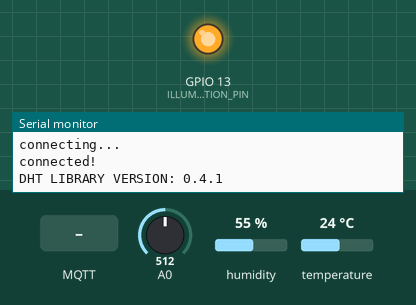
A sketch run on a simulated ESP8266 (NodeMCU). Parts: output pins drawn as LEDs (lit = HIGH), the last lines printed to the serial monitor. The inputs (shaded band) are chosen by the test bench; at power-on: A0 = 512, humidity 55 %, temperature 24 °C. WiFi joins after 1.5 s; servers stay silent unless stated; no MQTT or app messages arrive unless stated.

Above: at 3.2 s.
3.3 s: MQTT message "/COLLECT_STATUS" arrives on the second subscribed topic
At 4.5 s:
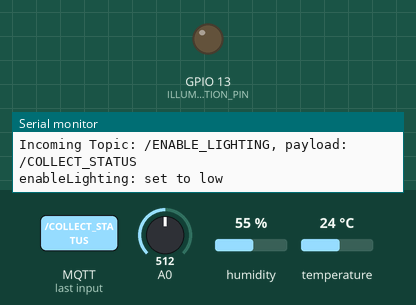
5.5 s: MQTT message "/COLLECT_STATUS" arrives on the first subscribed topic
7.5 s: MQTT message "/ENABLE_WATERING" arrives on the first subscribed topic
Timing chart, 0 to 10.5 s (numbered marks = the images above; inputs shaded):
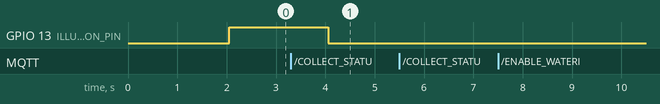

The sketch:

smart-pot-device.ino
```cpp
// This example uses an Adafruit Huzzah ESP8266
// to connect to shiftr.io.
//
// You can check on your device after a successful
// connection here: https://shiftr.io/try.
//
// by Joël Gähwiler
// https://github.com/256dpi/arduino-mqtt

#include <ESP8266WiFi.h>
#include <MQTT.h>
#include <dht11.h>
#include <ArduinoJson.h>

dht11 DHT;
#define DHT11_PIN 16
#define SOIL_HUMIDITY_PIN 0
#define ILLUMINATION_PIN 13

const char ssid[] =  "Кислород";
const char pass[] =  "Czkxd0308bnexzK";

WiFiClient net;
MQTTClient client;

unsigned long lastMillis = 0;
boolean collectDataReceived = false;
boolean enableWateringReceived = false;
boolean enableLighting = false;
boolean enableLightingReceived = false;

void setup() {
  Serial.begin(115200);
  WiFi.begin(ssid, pass);

  // Note: Local domain names (e.g. "Computer.local" on OSX) are not supported by Arduino.
  // You need to set the IP address directly.
  client.begin("broker.shiftr.io", net);
  client.onMessage(processMessage);
  connect();

  Serial.print("DHT LIBRARY VERSION: ");
  Serial.println(DHT11LIB_VERSION);

  pinMode(ILLUMINATION_PIN, OUTPUT);         //Set Pin13 as light output
  digitalWrite(ILLUMINATION_PIN, HIGH);
}

void processMessage(String &topic, String &payload) {
  if (topic == "/COLLECT_STATUS") {
    collectDataReceived = true;
  } else if (topic == "/ENABLE_WATERING") {
    enableWateringReceived = true;
  } else if (topic == "/ENABLE_LIGHTING") {
    enableLighting = payload == "true";
    enableLightingReceived = true;
  } else {
    Serial.print("Unknown topic was recieved:");
  }
  Serial.println("Incoming Topic: " + topic + ", payload: " + payload);
}


void connect() {
  Serial.print("checking wifi...");
  while (WiFi.status() != WL_CONNECTED) {
    Serial.print(".");
    delay(1000);
  }

  Serial.print("\nconnecting...");
  while (!client.connect("smartpot-device", "79b5b7ac", "7614b0c8da666f35")) {
    Serial.print(".");
    delay(1000);
  }
  Serial.println("\nconnected!");
  client.subscribe("/COLLECT_STATUS");
  client.subscribe("/ENABLE_LIGHTING");
}

void loop() {
  client.loop();
  delay(500);  // <- fixes some issues with WiFi stability

  if (!client.connected()) {
    connect();
  }

  if (collectDataReceived) {
    collectAndSendData();
  }
  if (enableLightingReceived) {
    enableLightingRelay();
    enableLightingReceived = false;
  }
}


void collectAndSendData() {
  int chk;
  Serial.print("Type: DHT11,\t Status: ");
  chk = DHT.read(DHT11_PIN);    // READ DATA
  switch (chk) {
    case DHTLIB_OK:
      Serial.print("OK,\t");
      break;
    case DHTLIB_ERROR_CHECKSUM:
      Serial.print("Checksum error,\t");
      break;
    case DHTLIB_ERROR_TIMEOUT:
      Serial.print("Time out error,\t");
      break;
    default:
      Serial.print("Unknown error,\t");
      break;
  }

  int humidity = DHT.humidity;
  int temperature = DHT.temperature;

  Serial.println("humidity : " + humidity);
  Serial.println("temperature : " + temperature);
  delay(50);
  int soilMoisture = analogRead(SOIL_HUMIDITY_PIN) / 10;

  //  const int capacity = JSON_OBJECT_SIZE(4);
  StaticJsonDocument<3> payloadDoc;
  payloadDoc["humidity"] = humidity;
  payloadDoc["temperature"] = temperature;
  payloadDoc["soilMoisture"] = soilMoisture;

  String payload = "";
  serializeJsonPretty(payloadDoc, payload);

  Serial.println("Payload: " + payload);
  collectDataReceived = false;

  delay(500);  // <- fixes some issues with WiFi stability
  client.publish("/STORE_STATUS", payload);
}

void enableLightingRelay() {
  if (enableLighting) {

    Serial.println("enableLighting: set to high" );
    digitalWrite(ILLUMINATION_PIN, HIGH);    //Turn on lights
  } else {

    Serial.println("enableLighting: set to low" );
    digitalWrite(ILLUMINATION_PIN, LOW);    //Turn off lights
  }
}


//mosquitto_sub -h broker.shiftr.io -p 1883 -u 79b5b7ac -P 7614b0c8da666f35  -t test
//mosquitto_pub -h broker.shiftr.io -p 1883 -u 79b5b7ac -P 7614b0c8da666f35  -t test -m messagge
```

Measured:
- after the input at 3.3 s, GPIO 13 (ILLUMINATION_PIN): HIGH → LOW after 0.75 s
